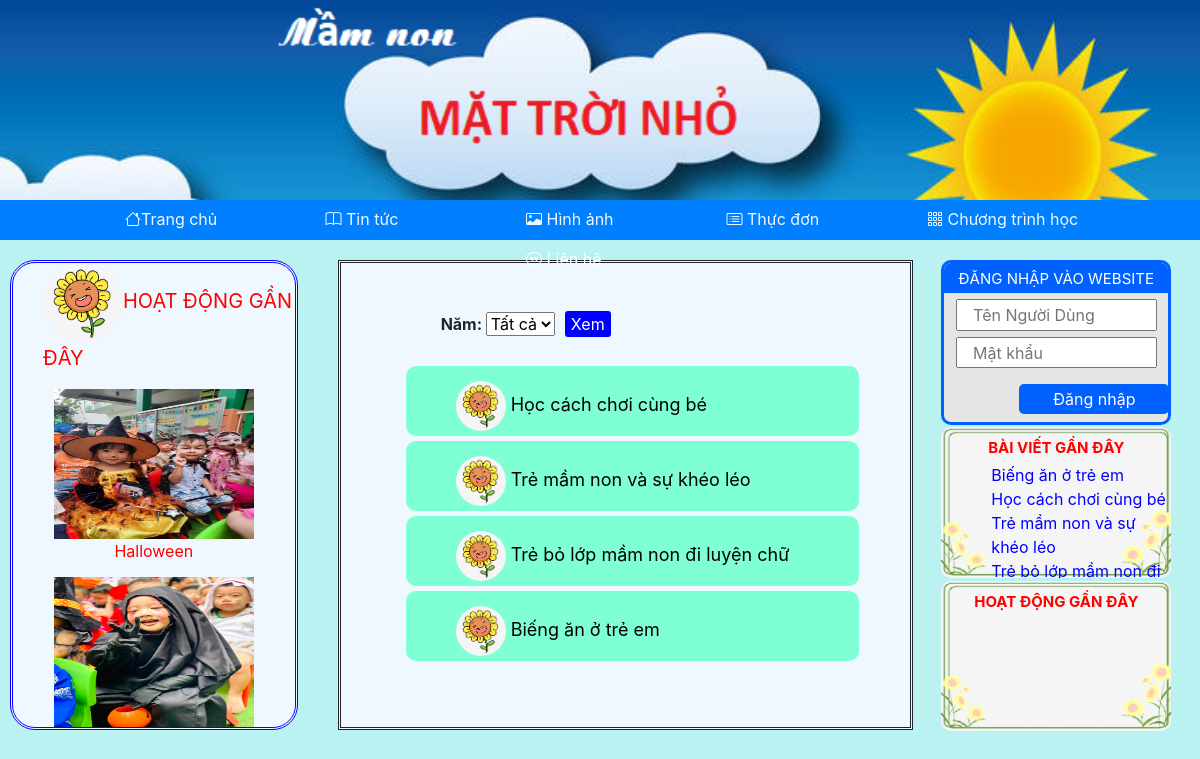
The app's page /inc/tintuc.php with its own data.
### tables this page shows
CREATE TABLE `anh` (
  `MAGV` varchar(10) NOT NULL,
  `LINK` varchar(1000) NOT NULL,
  `CHUDE` varchar(1000) NOT NULL,
  `THOIGIAN` date NOT NULL,
  `DIADIEM` varchar(1000) NOT NULL
);

CREATE TABLE `baidang` (
  `MABD` int(11) NOT NULL,
  `TIEUDE` varchar(1000) NOT NULL,
  `LINK` varchar(1000) NOT NULL,
  `THELOAI` varchar(30) NOT NULL,
  `MAGV` varchar(20) NOT NULL,
  `NGAYDANG` date NOT NULL
);

### inc/tintuc.php (the view, shortened to what this page needs)
<?php
    require_once("../connect.php");
    require_once("../inc/heading.php");
?>
<html>
    <head>
    </head>
    <body>
        <div id='content'>
             <div id='hdanh'>
                <p style=' font-size: 20; color: red; margin-left: 30px;'><img src='../css/huongduong.png' style='width: 80px; height: 80px; border-radius: 50%; '>HOẠT ĐỘNG GẦN ĐÂY</p>
                <div id='img-dong'>
                    <div id='anh'>
                        <?php
                            $q=$conn->query("SELECT * FROM `anh` ORDER BY THOIGIAN DESC");
                            $i=0;
                            while($rd=$q->fetch_assoc()){
                                if($i<5){
                                    echo "<div id='img-hd'><img src='".$rd["LINK"]."' style='width: 200; height: 150;'><br>".$rd["CHUDE"]."</div>";
                                    $i=$i+1;
                                }
                                else{
                                    break;
                                }
                            }
                        ?>
                    </div>
                </div>
            </div>
            <div id='xemimg'>
                <br><br>
                <?php
                    echo "<b style='margin-left: 100px;'>Năm: </b><select id='nam-img'>
                        <option>Tất cả</option>";
                    echo "</select>";
                    echo "<button style='margin-left: 10px; border: none; border-radius: 3px; background-color: blue; color: white;'
                                                onclick='xem()'>Xem</button><br><br>";
                    ?>
                    <div id='hframe'>
                        <?php
                            $q2=$conn->query("SELECT*FROM baidang WHERE THELOAI='Bài viết' ORDER BY NGAYDANG DESC");
                            echo "<ul id='listimg'>";
                            while($r2=$q2->fetch_assoc()){
                                echo "<li><div id='frame-img'><img src='../css/huongduong.png' style='width: 50px; height: 50px; border-radius: 50%'>
                                        <a href='".$r2["LINK"]."';>".$r2["TIEUDE"]."</a></div></li>";
                            }
                            echo "</ul>"
                     ?>
                    </div>
            </div>
            <div id="log">
                    <div id="login">
                            <div class="label-login">
                                    ĐĂNG NHẬP VÀO WEBSITE
                            </div>
                            <form id="fdn" method="POST" name="flogin" action="../login.php">
                                <input type="text" name='tendn' id="tendn" placeholder="   Tên Người Dùng" class="input-user">
                                <input type="password" name='mk' id="mk" placeholder="   Mật khẩu" class="input-user">
                            </form>
                            <button id="btnDN" onclick="check()">Đăng nhập</button>
                    </div>
                    <div id='gocthayco'>
                        <p style="text-align:center; font-size: 15; color: red; margin-top: 10px;margin-bottom: 3px;"><b>BÀI VIẾT GẦN ĐÂY</b></p>
                        <ul style='list-style-type: none;'>
                        <?php
                            $q=$conn->query("SELECT*FROM baidang WHERE THELOAI='Bài viết'");
                            $i=0;
                            while($rt=$q->fetch_assoc()){
                                if($i<4){
                                    echo "<li style=' margin-left: 10px; '><a style='color: blue;' href='".$rt["LINK"]."'>".$rt["TIEUDE"]."</a></li>";
                                    $i=$i+1;
                                }
                                else{
                                    break;
                                }
                            }
                        ?>
                        </ul>
                    </div>
                    <div id='hd'>
                         <p style="text-align:center; font-size: 15; color: red; margin-top: 10px; margin-bottom: 3px;"><b>HOẠT ĐỘNG GẦN ĐÂY</b></p>
                    </div>
            </div>
        </div>
    </body>
</html>

### inc/tintuc.php (style rules this page uses)
body { background-color: #baf2f2; }
#content { width: 100%; background-color: #baf2f2; display:flex; }
#xemimg { width: 50%; height: 470px; margin-top:20px; border-style: double; background-color:aliceblue; overflow-y: auto; margin-left: 2.5%; }
#log { width:25%; height:470px; background-color: #baf2f2; margin-top: 20px; }
#login { width: 80%; height: 35%; background-color: #e5e5e5; margin-left: 10%; border-style: solid; border-radius: 10px; border-color: #0061ff; overflow-x: hidden; overflow-y: hidden; }
.label-login { width: 100%; height: 30px; text-align: center; color: white; background-color: #0061ff; font-size: 15; padding-top: 5px; }
#btnDN { width: 150px; height: 30px; background-color: #0061ff; margin-left: 75px; margin-top: 0px; color: white; border: none; font-size: 16; border-radius: 5px; }
#fdn { width: 90%; margin-left:5%; }
#fdn input { width: 100%; height: 20%; margin-top: 3%; }
#gocthayco { width: 80%; height:32%; margin-top:1%; margin-left: 10%; background-image: url("../css/khung.png"); background-size: 100% 100%; border-radius: 10px; overflow-x: hidden; }
#hd { width: 80%; height:32%; margin-top:1%; margin-left: 10%; background-image: url("../css/khung.png"); background-size: 100% 100%; border-radius: 10px; overflow-x: hidden; }
#hdanh { width: 25%; height: 470px; margin-top: 20px; margin-left: 10px; margin-right:10px; background-color:aliceblue; border-style: double; border-radius: 25px; border-color: #0800ff; overflow-y: hidden; }
#listimg li { list-style-type: none; margin-left: 25px; }
#frame-img { width:90%; margin-top: 5px; background-color: aquamarine; font-size: 18px; height: 70px; border-radius: 10px; padding-left: 50px; padding-top: 15px; display: block; display: -webkit-box; -webkit-line-clamp: 1; -webkit-box-orient: vertical; overflow: hidden; text-overflow: ellipsis; }
#frame-img a { color:black; }
#img-dong { width: 100%; height:90%; position:relative; overflow-y: hidden; }
#img-hd { width: 80%; height:45%; text-align: center; color:red; margin-left: 10%; }
#anh { position:relative; top:0px; animation-name: move; animation-duration:10s; animation-iteration-count:infinite; }

### records on screen
anh: LINK (picture), CHUDE "Halloween"
anh: LINK (picture)
baidang: TIEUDE "Học cách chơi cùng bé"
baidang: TIEUDE "Trẻ mầm non và sự khéo léo"
baidang: TIEUDE "Trẻ bỏ lớp mầm non đi luyện chữ", TIEUDE "Trẻ bỏ lớp mầm non đi…"
baidang: TIEUDE "Biếng ăn ở trẻ em"
